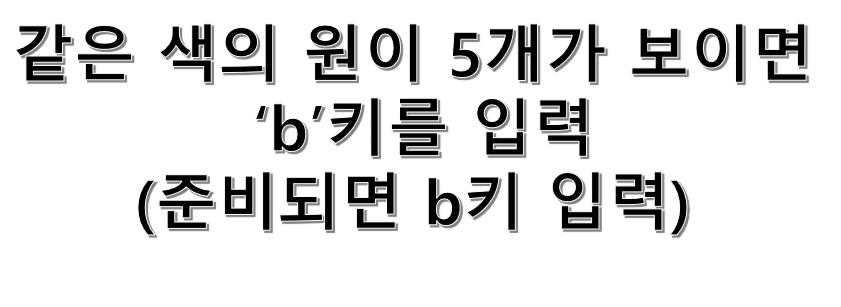
//> input picture pic_1/Ready.png, 841 x 307 px
$ ./opencv-1   (built with g++ and OpenCV 4)
//> lines starting //> are read from the running program, lines starting //| are printed output that depends on the picture; after the words box and inside, x2 and y2 are one past the last pixel; in counts of white or black regions, pixels touching at a corner belong together
#include <iostream>
#include <opencv2/opencv.hpp>
#include <opencv2/highgui.hpp>
#include <vector>
#include <string>
#include <random>

using namespace cv;
using namespace std;

// 전역변수 선언
int totalBlueCircles = 0;
int totalGreenCircles = 0;
int totalRedCircles = 0;

// 이미지 처리 관련 클래스
class ImageProcessor {
public:
    // 이미지 크기 조절 함수
    void resizeImage(const Mat& inputImage, Mat& outputImage, double scale = 0.7) {
        resize(inputImage, outputImage, Size(), scale, scale);
    }

    // 이미지 출력 함수
    void displayImage(const string& windowName, const Mat& image, int x, int y) {
        namedWindow(windowName, WINDOW_NORMAL);
        moveWindow(windowName, x, y);
        imshow(windowName, image);
        waitKey(300);
    }

    // 게임 설명문 출력
    void startImage(const string& imagePath) {
//> called with imagePath = "C:/pic_1/Ready.png"
        Mat image = imread(imagePath, IMREAD_COLOR);
//> image is the input picture: 307 rows x 841 cols, CV_8UC3; min 0, max 255, mean 223.9
        if (image.empty()) {
            cout << "이미지를 불러오는 데 실패했습니다." << endl;
            return;
        }

        // 원본 이미지 크기 줄이기
        Mat resizedImage;
        resizeImage(image, resizedImage);
//> in resizeImage, `resize(inputImage, outputImage, Size(), scale, scale);`:
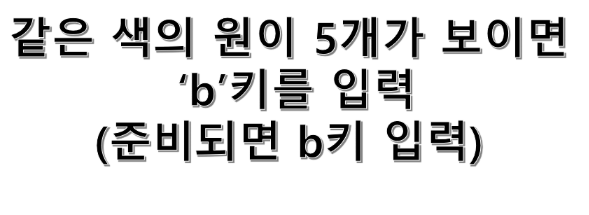
//> outputImage: 215 rows x 589 cols, CV_8UC3; min 0, max 255, mean 223.9
        displayImage("Ready?", resizedImage, 500, 200);

        bool shouldExit = false;
        while (!shouldExit) {
            int key = waitKey(500);
//> the key 'b' is pressed
            if (key == 'b') { // 'b' 키 입력 시 창 닫기
                shouldExit = true;
                destroyWindow("Ready?");
            }
        }
    }

    // 정답여부 이미지 출력함수
    string getResultImagePath(const string& basePath, int userInput, int detectedCirclesCount) {
        return basePath + ((userInput == detectedCirclesCount) ? "Win.png" : "defeat.png");
    }

    // 벨 누르기 함수
    void ringBell() {

        int userInput = 0; // 사용자로부터 입력받은 키 (변수)
        int waitTime = 500; // 0.5초 대기
        int keyCode = waitKey(waitTime); // 0.5초 동안 키 입력을 기다림
        if (keyCode == 'b') {
            userInput = 5; // 5개의 파란색 원이 감지되면 b 키를 눌러야 합니다.
        }
        else {
            userInput = 0; // 잘못된 입력(벨을 누르지 않음)
        }

        if (totalBlueCircles == 5 || totalGreenCircles == 5 || totalRedCircles == 5) {
            string resultImagePath = getResultImagePath("C:/pic_1/", userInput, 5);

            Mat resultImage = imread(resultImagePath, IMREAD_COLOR);
            if (resultImage.empty()) {
                cout << "결과 이미지를 불러오는 데 실패했습니다." << endl;
                return;
            }

            Mat resizedResultImage;
            resizeImage(resultImage, resizedResultImage);
            displayImage("Result", resizedResultImage, 500, 500);
        }
        else if (userInput == 5) {
            if (totalBlueCircles != 5 && totalGreenCircles != 5 && totalRedCircles != 5) {
                string resultImagePath = getResultImagePath("C:/pic_1/", userInput, 0);

                Mat resultImage = imread(resultImagePath, IMREAD_COLOR);
                if (resultImage.empty()) {
                    cout << "결과 이미지를 불러오는 데 실패했습니다." << endl;
                    return;
                }

                Mat resizedResultImage;
                resizeImage(resultImage, resizedResultImage);
                displayImage("Result", resizedResultImage, 500, 500);
            }
        }
    }

    // (최종) 이미지 출력 함수
    void processImage(const string& imagePath, const string& windowName, int x, int y) {
//> called with imagePath = "C:/pic_1/circle_b2.png", windowName = "image_1", x = 200, y = 200
        Mat image = imread(imagePath, IMREAD_COLOR);
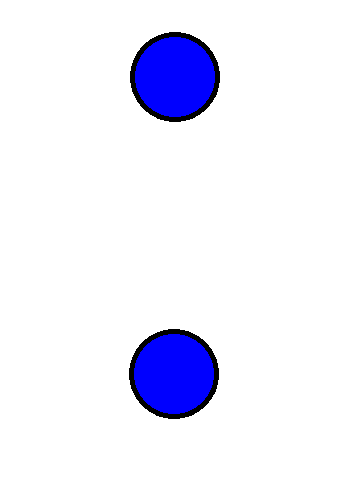
//> input picture pic_1/circle_b2.png, 350 x 477 px
//> image is the input picture: 477 rows x 350 cols, CV_8UC3; mean B, G, R 251, 235.6, 235.6
        if (image.empty()) {
            cout << "이미지를 불러오는 데 실패했습니다." << endl;
            return;
        }

        // 원본 이미지 크기 줄이기
        Mat resizedImage;
        resizeImage(image, resizedImage);
        displayImage(windowName, resizedImage, x, y);
    }

    // 이미지 랜덤 호출 함수
    int randomImage(vector<string>& imageFiles) {
        random_device rd;
        mt19937 gen(rd());
        uniform_int_distribution<> dis(0, static_cast<int>(imageFiles.size() - 1));
        return dis(gen);
    }
};

// 원 검출 관련 클래스
class CircleDetector {
public:
    // 그레이스케일로 변환하는 함수
    void convertToGrayscale(const Mat& inputImage, Mat& outputImage) {
        cvtColor(inputImage, outputImage, COLOR_BGR2GRAY);
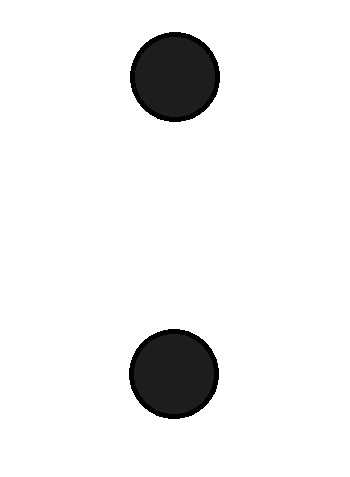
//> outputImage: 477 rows x 350 cols, CV_8UC1; min 0, max 255, mean 237.4
    }

    // 가우시안 블러 적용 함수
    void applyGaussianBlur(Mat& image) {
        GaussianBlur(image, image, Size(9, 9), 2, 2);
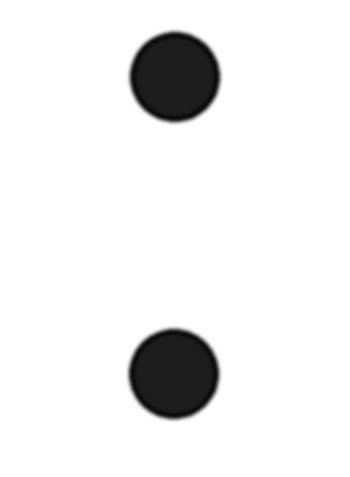
//> image: 477 rows x 350 cols, CV_8UC1; 4.34% of pixels changed, all inside (x1, y1, x2, y2) = (125, 28, 224, 423)
    }

    // 원 검출 함수
    void detectCircles(const Mat& image, vector<Vec3f>& circles) {
        HoughCircles(image, circles, HOUGH_GRADIENT, 1, image.rows / 8, 200, 100, 0, 0);
//> circles = 2 circles (x, y, radius): [173.5, 373.5, 45.1], [174.5, 76.5, 45.1]
    }

    // 파란색 원 검출 및 카운트 함수
    int detectBlueCircles(const string& imagePath) {
        Mat image = imread(imagePath, IMREAD_COLOR);
        Mat gray;
        convertToGrayscale(image, gray);
        applyGaussianBlur(gray);
        vector<Vec3f> circles;
        detectCircles(gray, circles);
//> circles = 2 items: [173.5, 373.5, 45.1], [174.5, 76.5, 45.1]

        int blueCircles = 0;
        for (size_t i = 0; i < circles.size(); i++) {
            Vec3i c = circles[i];
            Point center = Point(c[0], c[1]);
            // 파란색 원 검출 조건
            if (image.at<Vec3b>(center.y, center.x)[0] > 200 && // 파란색 값이 200 초과
                image.at<Vec3b>(center.y, center.x)[1] < 100 && // 녹색 값이 100 미만
                image.at<Vec3b>(center.y, center.x)[2] < 100) { // 빨간색 값이 100 미만
                blueCircles++;
            }
        }
//> this loop made 2 passes
//> (c, blueCircles) on passes 1 to 2: ([174, 374, 45], 1), ([174, 76, 45], 2)
//> after the loop, blueCircles = 2

        return blueCircles;
    }

    // 초록색 원 검출 및 카운트 함수
    int detectGreenCircles(const string& imagePath) {
        Mat image = imread(imagePath, IMREAD_COLOR);
        Mat gray;
        convertToGrayscale(image, gray);
        applyGaussianBlur(gray);
        vector<Vec3f> circles;
        detectCircles(gray, circles);

        int greenCircles = 0;
        for (size_t i = 0; i < circles.size(); i++) {
            Vec3i c = circles[i];
            Point center = Point(c[0], c[1]);
            // 녹색 원 검출 조건
            if (image.at<Vec3b>(center.y, center.x)[0] < 100 && // 파란색 값이 100 미만
                image.at<Vec3b>(center.y, center.x)[1] > 200 && // 녹색 값이 200 초과
                image.at<Vec3b>(center.y, center.x)[2] < 100) { // 빨간색 값이 100 미만
                greenCircles++;
            }
        }

        return greenCircles;
    }

    // 빨간색 원 검출 및 카운트 함수
    int detectRedCircles(const string& imagePath) {
        Mat image = imread(imagePath, IMREAD_COLOR);
        Mat gray;
        convertToGrayscale(image, gray);
        applyGaussianBlur(gray);
        vector<Vec3f> circles;
        detectCircles(gray, circles);

        int redCircles = 0;
        for (size_t i = 0; i < circles.size(); i++) {
            Vec3i c = circles[i];
            Point center = Point(c[0], c[1]);
            // 빨간색 원 검출 조건
            if (image.at<Vec3b>(center.y, center.x)[0] < 100 && // 파란색 값이 100 미만
                image.at<Vec3b>(center.y, center.x)[1] < 100 && // 녹색 값이 100 미만
                image.at<Vec3b>(center.y, center.x)[2] > 200) { // 빨간색 값이 200 초과
                redCircles++;
            }
        }

        return redCircles;
    }
};

// 메인 함수
int main() {
    // 파일 위치 선언
    string imagePath = "C:/pic_1/";

    ImageProcessor imgProcessor;
    CircleDetector circleDetector;

    imgProcessor.startImage(imagePath + "Ready.png");

    // 원 개수 변수 선언
    int totalBlueCircles_1 = 0;
    int totalGreenCircles_1 = 0;
    int totalRedCircles_1 = 0;

    int totalBlueCircles_2 = 0;
    int totalGreenCircles_2 = 0;
    int totalRedCircles_2 = 0;

    int totalBlueCircles_3 = 0;
    int totalGreenCircles_3 = 0;
    int totalRedCircles_3 = 0;

    // 파일 선언
    vector<string> imageFiles = {
        "circle_b1.png", "circle_b2.png", "circle_b3.png",
        "circle_b4.png", "circle_b5.png", "circle_G1.png",
        "circle_G2.png", "circle_G3.png", "circle_G4.png",
        "circle_G5.png", "circle_R1.png", "circle_R2.png",
        "circle_R3.png", "circle_R4.png", "circle_R5.png"
    };

    // 반복문
    do {
        // 랜덤 함수 적용
        string fileName = imageFiles[imgProcessor.randomImage(imageFiles)];

        // 이미지 출력
        imgProcessor.processImage(imagePath + fileName, "image_1", 200, 200);

        // 각 이미지에서 원 개수 검출
        totalBlueCircles_1 = circleDetector.detectBlueCircles(imagePath + fileName);
//> totalBlueCircles_1 = 2
        totalGreenCircles_1 = circleDetector.detectGreenCircles(imagePath + fileName);
//> in detectGreenCircles, `detectCircles(gray, circles);`: circles = 2 items: [173.5, 373.5, 45.1], [174.5, 76.5, 45.1]
//> the loop in detectGreenCircles, `for (size_t i = 0; i < circles.size(); i++)` made 2 passes
//> c on passes 1 to 2: [174, 374, 45], [174, 76, 45]
//> after the loop in detectGreenCircles, `for (size_t i = 0; i < circles.size(); i++)`: greenCircles = 0
//> totalGreenCircles_1 = 0
        totalRedCircles_1 = circleDetector.detectRedCircles(imagePath + fileName);
//> in detectRedCircles, `detectCircles(gray, circles);`: circles = 2 items: [173.5, 373.5, 45.1], [174.5, 76.5, 45.1]
//> the loop in detectRedCircles, `for (size_t i = 0; i < circles.size(); i++)` made 2 passes
//> after the loop in detectRedCircles, `for (size_t i = 0; i < circles.size(); i++)`: redCircles = 0
//> totalRedCircles_1 = 0

        totalBlueCircles = totalBlueCircles_1 + totalBlueCircles_2 + totalBlueCircles_3;
//> totalBlueCircles = 2
        totalGreenCircles = totalGreenCircles_1 + totalGreenCircles_2 + totalGreenCircles_3;
//> totalGreenCircles = 0
        totalRedCircles = totalRedCircles_1 + totalRedCircles_2 + totalRedCircles_3;
//> totalRedCircles = 0

        imgProcessor.ringBell(); // 벨 누르기 함수

        // 중간 브레이크
        if (totalBlueCircles == 5 || totalGreenCircles == 5 || totalRedCircles == 5)
            break;

        // 랜덤 함수 초기화
        fileName = imageFiles[imgProcessor.randomImage(imageFiles)];

        imgProcessor.processImage(imagePath + fileName, "image_2", 600, 200);

        // 각 이미지에서 원 개수 검출
        totalBlueCircles_2 = circleDetector.detectBlueCircles(imagePath + fileName);
//> the loop in detectBlueCircles (call 2), `for (size_t i = 0; i < circles.size(); i++)` made 2 passes
//> totalBlueCircles_2 = 2
        totalGreenCircles_2 = circleDetector.detectGreenCircles(imagePath + fileName);
//> the loop in detectGreenCircles (call 2), `for (size_t i = 0; i < circles.size(); i++)` made 2 passes
//> totalGreenCircles_2 = 0
        totalRedCircles_2 = circleDetector.detectRedCircles(imagePath + fileName);
//> the loop in detectRedCircles (call 2), `for (size_t i = 0; i < circles.size(); i++)` made 2 passes
//> totalRedCircles_2 = 0

        totalBlueCircles = totalBlueCircles_1 + totalBlueCircles_2 + totalBlueCircles_3;
//> totalBlueCircles = 4
        totalGreenCircles = totalGreenCircles_1 + totalGreenCircles_2 + totalGreenCircles_3;
        totalRedCircles = totalRedCircles_1 + totalRedCircles_2 + totalRedCircles_3;

        imgProcessor.ringBell(); // 벨 누르기 함수

        if (totalBlueCircles == 5 || totalGreenCircles == 5 || totalRedCircles == 5)
            break;

        // 랜덤 함수 초기화
        fileName = imageFiles[imgProcessor.randomImage(imageFiles)];

        imgProcessor.processImage(imagePath + fileName, "image_3", 1000, 200);
//> circle_R2.png cannot be read in this run, so this picture is empty

        // 각 이미지에서 원 개수 검출
        totalBlueCircles_3 = circleDetector.detectBlueCircles(imagePath + fileName);
//> circle_R2.png cannot be read in this run, so this picture is empty
//> (the run ends here: the program stops with an error, at `cvtColor(inputImage, outputImage, COLOR_BGR2GRAY);`)
